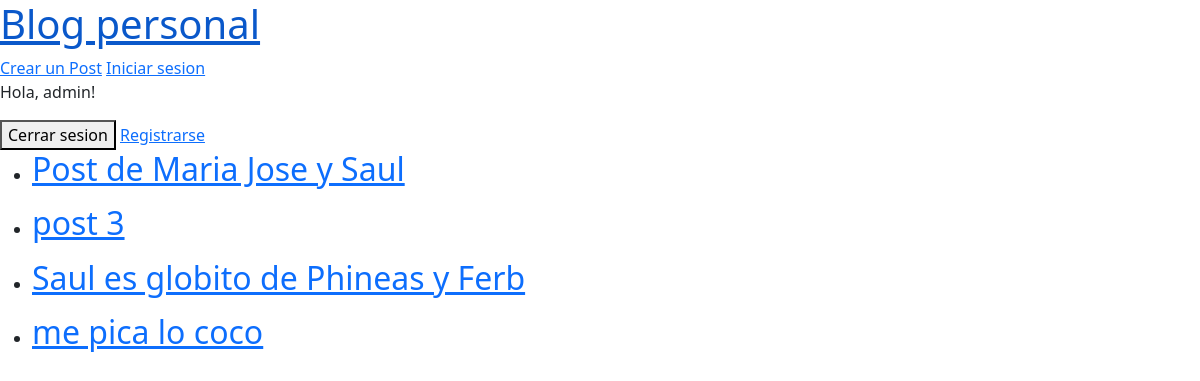
The app's page / (signed in) with its own data.
### blogs/models.py (models this page shows, shortened)
class Post(models.Model):
    title = models.CharField(max_length=200)
    body = models.TextField()
    created_at = models.DateTimeField(auto_now_add=True)
    updated_at = models.DateTimeField(auto_now=True)
    author = models.ForeignKey(
        "auth.User",
        on_delete=models.CASCADE,
    )

### blogs/views.py (the view)
# urls.py: path("", PostListView.as_view(), name="post_list"),
class PostListView(ListView):
    model = Post
    template_name = "post_list.html"

### templates/post_list.html
{% extends '_base.html'%}
{% block content %}
    {% for publication in post_list %}
        <ul>
            <li>
                <a href="{% url 'post_detail' publication.id %}"><h2>{{ publication.title }}</h2></a>
            </li>
        </ul>
    {% endfor %}
{% endblock %}

### templates/_base.html (shortened to what this page needs)
{% load static %}
<!DOCTYPE html>
<html lang="en">
<head>
    <link rel="stylesheet" href="{% static 'base.css' %}">
    {% load static %}
    <link href="https://cdn.jsdelivr.net/npm/bootstrap@5.3.8/dist/css/bootstrap.min.css" rel="stylesheet">
</head>
<body>
    <a href="{% url 'post_list' %}"><h1>Blog personal</h1></a>
    <a href="{% url 'post_new' %}">Crear un Post</a>
    <a href="{% url 'login' %}">Iniciar sesion</a>
    {% if user.is_authenticated %}
        <p>Hola, {{ user.username }}!</p>
        <form action="{% url 'logout' %}" method="post">
            <button type="submit">Cerrar sesion</button>
            <a href="{% url 'signup' %}">Registrarse</a>
        </form>
        {% endif %}
     {% block content %}
    {% endblock %}
</body>
</html>

### static/base.css (style rules this page uses)
h1 { color: red; }

### records on screen
Post: title "Post de Maria Jose y Saul"
Post: title "post 3"
Post: title "Saul es globito de Phineas y Ferb"
Post: title "me pica lo coco"

### other values on screen
{{ user.username }} "admin"
